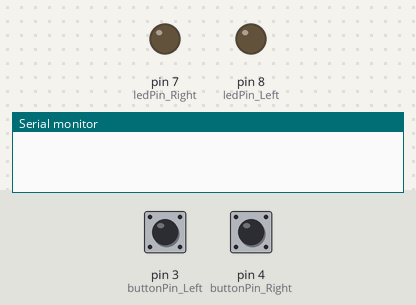
Bench run of a sketch on a simulated Arduino Uno, built with avr-gcc and run on an emulated ATmega328P. On the bench: output pins drawn as LEDs (lit = HIGH), the last lines printed to the serial monitor. Inputs (shaded band) come from the test bench; at power-on: pin 3 (buttonPin_Left) HIGH, pin 4 (buttonPin_Right) HIGH.

Above: at 1.2 s.
1.3 s: pin 3 (buttonPin_Left) pulled LOW for 0.15 s
At 1.42 s:
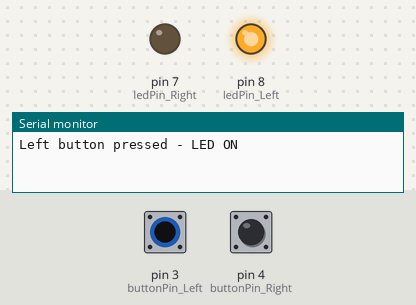
3.0 s: pin 4 (buttonPin_Right) pulled LOW for 0.15 s
At 3.12 s:
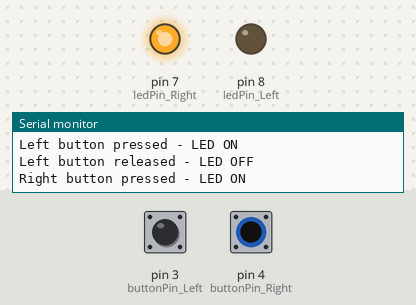
4.7 s: pin 4 (buttonPin_Right) pulled LOW for 3.2 s
At 9.1 s:
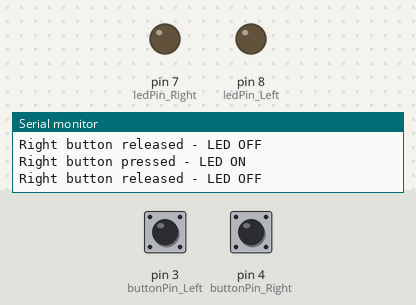
9.4 s: pin 3 (buttonPin_Left) pulled LOW for 3.2 s
At 10.3 s:
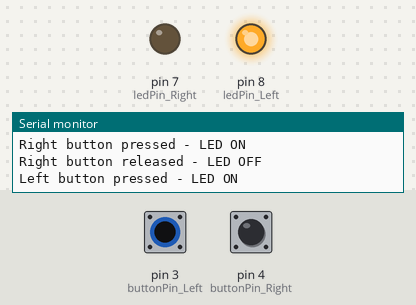
14.1 s: pin 3 (buttonPin_Left) driven LOW and pin 4 (buttonPin_Right) driven LOW
At 14.5 s:
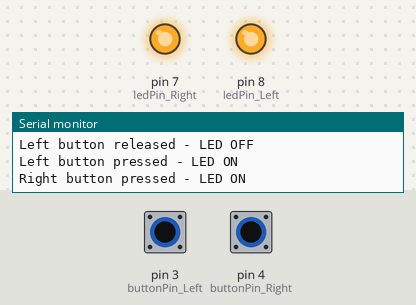
Timing chart, 0 to 16.7 s (numbered marks = the images above; inputs shaded):
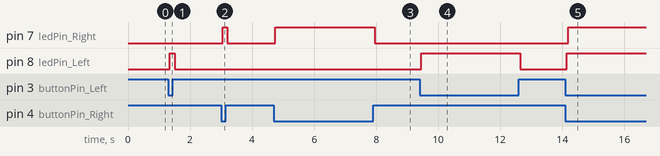

The sketch:

Test-button.ino
```cpp
#include <Arduino.h>

// Define pins for buttons and LEDs
const int buttonPin_Left = 3;   // Pin number for the left button
const int buttonPin_Right = 4;  // Pin number for the right button
const int ledPin_Left = 8;      // Pin number for the left LED
const int ledPin_Right = 7;     // Pin number for the right LED

void setup() {
  Serial.begin(9600);  // Initialize serial communication for debugging output

  pinMode(ledPin_Left, OUTPUT);  // Set the left LED pin as output
  pinMode(ledPin_Right, OUTPUT); // Set the right LED pin as output

  pinMode(buttonPin_Left, INPUT);  // Set the left button pin as input
  pinMode(buttonPin_Right, INPUT); // Set the right button pin as input

  digitalWrite(ledPin_Left, LOW);  // Initially turn off the left LED
  digitalWrite(ledPin_Right, LOW); // Initially turn off the right LED
}

void loop() {
  static int lastState_Left = HIGH;  // Store the previous state of the left button
  static int lastState_Right = HIGH; // Store the previous state of the right button

  int currentState_Left = digitalRead(buttonPin_Left);   // Read the current state of the left button
  int currentState_Right = digitalRead(buttonPin_Right); // Read the current state of the right button

  // Check if the state of the left button has changed
  if (currentState_Left != lastState_Left) {
    delay(50);  // Debounce delay
    // Re-read the button state to confirm the change
    currentState_Left = digitalRead(buttonPin_Left);
    if (currentState_Left == LOW) {
      digitalWrite(ledPin_Left, HIGH); // If the button is pressed, turn on the LED
      Serial.println("Left button pressed - LED ON");
    } else {
      digitalWrite(ledPin_Left, LOW);  // If the button is released, turn off the LED
      Serial.println("Left button released - LED OFF");
    }
    lastState_Left = currentState_Left; // Update the button state
  }

  // Check if the state of the right button has changed
  if (currentState_Right != lastState_Right) {
    delay(50);  // Debounce delay
    // Re-read the button state to confirm the change
    currentState_Right = digitalRead(buttonPin_Right);
    if (currentState_Right == LOW) {
      digitalWrite(ledPin_Right, HIGH); // If the button is pressed, turn on the LED
      Serial.println("Right button pressed - LED ON");
    } else {
      digitalWrite(ledPin_Right, LOW);  // If the button is released, turn off the LED
      Serial.println("Right button released - LED OFF");
    }
    lastState_Right = currentState_Right; // Update the button state
  }
}
```

Measured:
- after the input at 1.3 s, pin 8 (ledPin_Left): LOW → HIGH after 0.05 s, → LOW 0.15 s later
- after the input at 3.0 s, pin 7 (ledPin_Right): LOW → HIGH after 0.05 s, → LOW 0.15 s later
- after the input at 4.7 s, pin 7 (ledPin_Right): LOW → HIGH after 0.05 s, → LOW 3.2 s later
- after the input at 9.4 s, pin 8 (ledPin_Left): LOW → HIGH after 0.05 s, → LOW 3.2 s later
- after the input at 14.1 s, pin 7 (ledPin_Right): LOW → HIGH after 0.10 s; pin 8 (ledPin_Left): LOW → HIGH after 0.05 s
